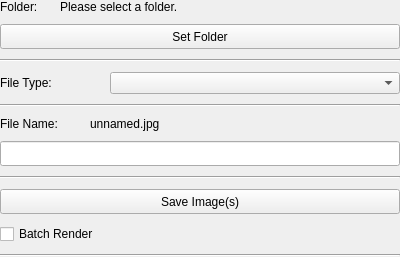
<?xml version="1.0" encoding="UTF-8"?>
<ui version="4.0">
 <class>WritePropertiesEntity</class>
 <widget class="QWidget" name="WritePropertiesEntity">
  <property name="geometry">
   <rect>
    <x>0</x>
    <y>0</y>
    <width>400</width>
    <height>243</height>
   </rect>
  </property>
  <property name="maximumSize">
   <size>
    <width>16777215</width>
    <height>272</height>
   </size>
  </property>
  <property name="windowTitle">
   <string>Form</string>
  </property>
  <layout class="QGridLayout" name="gridLayout">
   <property name="leftMargin">
    <number>0</number>
   </property>
   <property name="topMargin">
    <number>0</number>
   </property>
   <property name="rightMargin">
    <number>0</number>
   </property>
   <property name="bottomMargin">
    <number>0</number>
   </property>
   <property name="spacing">
    <number>0</number>
   </property>
   <item row="0" column="0">
    <layout class="QVBoxLayout" name="verticalLayout">
     <property name="spacing">
      <number>10</number>
     </property>
     <item>
      <layout class="QHBoxLayout" name="horizontalLayout">
       <item>
        <widget class="QLabel" name="label">
         <property name="maximumSize">
          <size>
           <width>50</width>
           <height>16777215</height>
          </size>
         </property>
         <property name="text">
          <string>Folder:</string>
         </property>
         <property name="alignment">
          <set>Qt::AlignLeading|Qt::AlignLeft|Qt::AlignTop</set>
         </property>
        </widget>
       </item>
       <item>
        <widget class="QLabel" name="folderLabel">
         <property name="text">
          <string>Please select a folder.</string>
         </property>
         <property name="alignment">
          <set>Qt::AlignLeading|Qt::AlignLeft|Qt::AlignTop</set>
         </property>
        </widget>
       </item>
      </layout>
     </item>
     <item>
      <widget class="QPushButton" name="setFolderButton">
       <property name="minimumSize">
        <size>
         <width>0</width>
         <height>25</height>
        </size>
       </property>
       <property name="text">
        <string>Set Folder</string>
       </property>
      </widget>
     </item>
     <item>
      <widget class="Line" name="line">
       <property name="minimumSize">
        <size>
         <width>0</width>
         <height>0</height>
        </size>
       </property>
       <property name="orientation">
        <enum>Qt::Horizontal</enum>
       </property>
      </widget>
     </item>
     <item>
      <layout class="QHBoxLayout" name="horizontalLayout_3">
       <item>
        <widget class="QLabel" name="label_3">
         <property name="minimumSize">
          <size>
           <width>100</width>
           <height>0</height>
          </size>
         </property>
         <property name="maximumSize">
          <size>
           <width>100</width>
           <height>16777215</height>
          </size>
         </property>
         <property name="text">
          <string>File Type:</string>
         </property>
        </widget>
       </item>
       <item>
        <widget class="QComboBox" name="fileTypeBox"/>
       </item>
      </layout>
     </item>
     <item>
      <widget class="Line" name="line_4">
       <property name="orientation">
        <enum>Qt::Horizontal</enum>
       </property>
      </widget>
     </item>
     <item>
      <layout class="QHBoxLayout" name="horizontalLayout_2">
       <item>
        <widget class="QLabel" name="label_2">
         <property name="minimumSize">
          <size>
           <width>80</width>
           <height>0</height>
          </size>
         </property>
         <property name="maximumSize">
          <size>
           <width>80</width>
           <height>16777215</height>
          </size>
         </property>
         <property name="text">
          <string>File Name:</string>
         </property>
         <property name="alignment">
          <set>Qt::AlignLeading|Qt::AlignLeft|Qt::AlignTop</set>
         </property>
        </widget>
       </item>
       <item>
        <widget class="QLabel" name="fileNameLabel">
         <property name="text">
          <string>unnamed.jpg</string>
         </property>
         <property name="alignment">
          <set>Qt::AlignLeading|Qt::AlignLeft|Qt::AlignTop</set>
         </property>
        </widget>
       </item>
      </layout>
     </item>
     <item>
      <widget class="QLineEdit" name="fileNameEdit">
       <property name="minimumSize">
        <size>
         <width>0</width>
         <height>25</height>
        </size>
       </property>
       <property name="alignment">
        <set>Qt::AlignLeading|Qt::AlignLeft|Qt::AlignTop</set>
       </property>
      </widget>
     </item>
     <item>
      <widget class="Line" name="line_2">
       <property name="orientation">
        <enum>Qt::Horizontal</enum>
       </property>
      </widget>
     </item>
     <item>
      <widget class="QPushButton" name="saveImageButton">
       <property name="minimumSize">
        <size>
         <width>0</width>
         <height>25</height>
        </size>
       </property>
       <property name="text">
        <string>Save Image(s)</string>
       </property>
      </widget>
     </item>
     <item>
      <widget class="QCheckBox" name="batchCheckBox">
       <property name="text">
        <string>Batch Render</string>
       </property>
      </widget>
     </item>
     <item>
      <widget class="Line" name="line_3">
       <property name="orientation">
        <enum>Qt::Horizontal</enum>
       </property>
      </widget>
     </item>
     <item>
      <spacer name="verticalSpacer">
       <property name="orientation">
        <enum>Qt::Vertical</enum>
       </property>
       <property name="sizeHint" stdset="0">
        <size>
         <width>20</width>
         <height>300</height>
        </size>
       </property>
      </spacer>
     </item>
    </layout>
   </item>
  </layout>
 </widget>
 <resources/>
 <connections/>
</ui>
